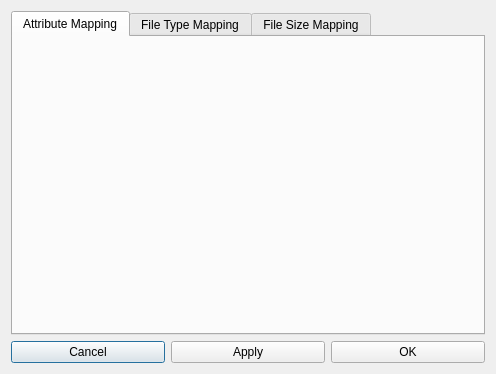
<?xml version="1.0" encoding="UTF-8"?>
<ui version="4.0">
 <class>VisualMapping</class>
 <widget class="QDialog" name="VisualMapping">
  <property name="geometry">
   <rect>
    <x>0</x>
    <y>0</y>
    <width>496</width>
    <height>374</height>
   </rect>
  </property>
  <property name="windowTitle">
   <string>Visual Mapping</string>
  </property>
  <layout class="QVBoxLayout" name="verticalLayout">
   <item>
    <widget class="QTabWidget" name="tabWidget">
     <property name="currentIndex">
      <number>0</number>
     </property>
     <widget class="ChannelMapping" name="channelMappingTab">
      <attribute name="title">
       <string>Attribute Mapping</string>
      </attribute>
     </widget>
     <widget class="TypeMapping" name="typeMappingTab">
      <attribute name="title">
       <string>File Type Mapping</string>
      </attribute>
     </widget>
     <widget class="QWidget" name="tab">
      <attribute name="title">
       <string>File Size Mapping</string>
      </attribute>
     </widget>
    </widget>
   </item>
   <item>
    <layout class="QHBoxLayout" name="horizontalLayout_2">
     <item>
      <layout class="QHBoxLayout" name="horizontalLayout">
       <item>
        <widget class="QPushButton" name="cancelButton">
         <property name="text">
          <string>Cancel</string>
         </property>
        </widget>
       </item>
       <item>
        <widget class="QPushButton" name="applyButton">
         <property name="text">
          <string>Apply</string>
         </property>
        </widget>
       </item>
       <item>
        <widget class="QPushButton" name="okButton">
         <property name="text">
          <string>OK</string>
         </property>
        </widget>
       </item>
      </layout>
     </item>
    </layout>
   </item>
  </layout>
 </widget>
 <customwidgets>
  <customwidget>
   <class>TypeMapping</class>
   <extends>QWidget</extends>
   <header>Mapping/TypeMapping.h</header>
   <container>1</container>
  </customwidget>
  <customwidget>
   <class>ChannelMapping</class>
   <extends>QWidget</extends>
   <header>Mapping/ChannelMapping.h</header>
   <container>1</container>
  </customwidget>
 </customwidgets>
 <tabstops>
  <tabstop>tabWidget</tabstop>
 </tabstops>
 <resources/>
 <connections/>
</ui>
